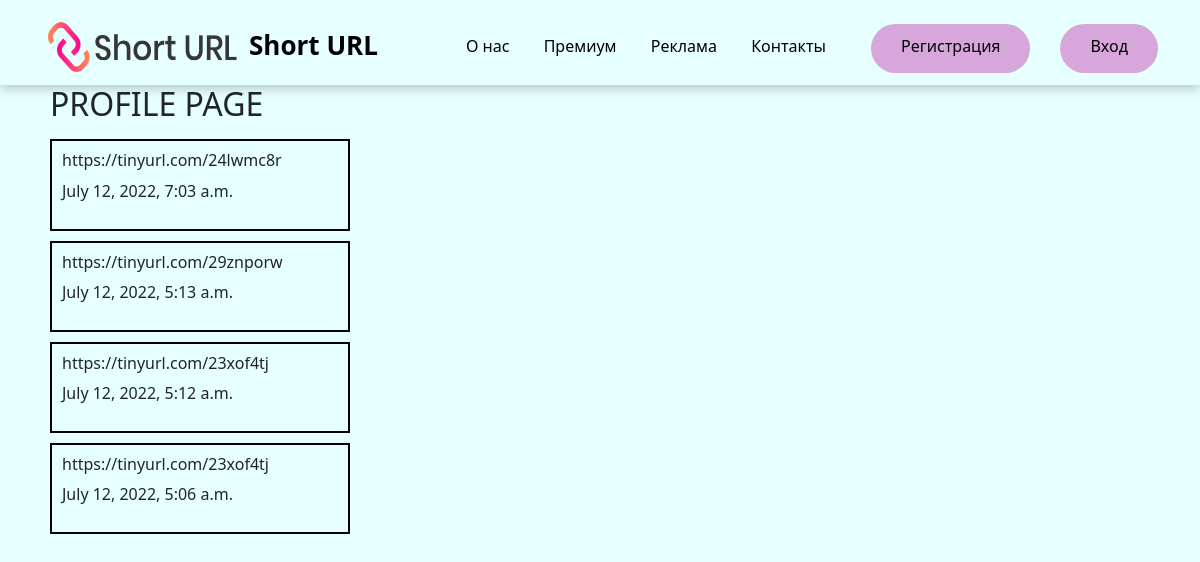
/profile/, run on the app's committed database.
### links/models.py (models this page shows)
class Links(models.Model):
    class Meta:
        verbose_name = 'Короткие ссылки'
        verbose_name_plural = 'Короткие ссылки'
        ordering = ['time_create']
    shortLink = models.TextField(max_length=100, validators=[URLValidator()])
    time_create = models.DateTimeField(auto_now_add=True, verbose_name="Время создания")
    user_name = models.CharField(max_length=50, verbose_name="Имя пользователя")

### main/views.py (the view)
# urls.py: path('profile/', profile_page, name='profile'),
def profile_page(request):
    record = Links.objects.filter(user_name__contains=request.user.username).order_by('-time_create')
    return render(request, 'main/profile.html', {'record': record})

### main/templates/main/profile.html (shortened to what this page needs)
{% extends 'main/template.html' %}
{% block content %}
      <h2 style="margin-left: 50px; ">PROFILE PAGE</h2></p>
    {% for r in record %}
        <li class="short">
            <h6> {{ r.shortLink }}</h6>
            <p> {{ r.time_create }}</p>
        </li>
    {% endfor %}
{% endblock %}

### main/templates/main/template.html (shortened to what this page needs)
{% load static %}
<!doctype html>
<html lang="ru">
<head>
    <link rel="stylesheet" href="https://cdn.jsdelivr.net/npm/bootstrap@5.1.3/dist/css/bootstrap.min.css">
    <link rel="stylesheet" href="{% static 'main/css/main.css' %}">
    <link rel="stylesheet" href="https://use.fontawesome.com/releases/v6.1.1/css/all.css">
</head>
<body>
    <nav class="navbar">
        <div class="container">
            <img src="{% static 'main/img/logo.png' %}" alt="Лого">
            <a href="{% url 'home' %}" class="navbar-brand">Short URL</a>
            <div class="navbar-wrap">
                <ul class="navbar-menu">
                    <li><a href="#">О нас</a></li>
                    <li><a href="#">Премиум</a></li>
                    <li><a href="#">Реклама</a></li>
                    <li><a href="#">Контакты</a></li>
                </ul>
                {% if request.user.is_authenticated %}
                    <a href="{% url 'profile' %}" class = "name"> {{ user.username }}</a> <a href="{% url 'logout' %}" class="logout"> Выйти </a>
                {% else %}
                    <a href="{% url 'register' %}" class="signup">Регистрация</a>
                    <a href="{% url 'login' %}" class="signin">Вход</a>
                {% endif %}
            </div>
        </div>
    </nav>
<main>
    {% block content %}
    {% endblock %}
</main>
</body>
</html>

### main/static/main/css/main.css (style rules this page uses)
body { background: #e6ffff; }
img { width: 200px; height: 70px; float: left; }
.navbar { width: 100%; height: 85px; box-shadow: 0 4px 10px rgba(0,0,0,.2); }
.navbar .container { height: inherit; display: flex; justify-content: space-between; align-items: center; margin-top: -5px; }
.navbar-menu { list-style-type: none; padding-left: 50px; margin-bottom: 0; }
.navbar-menu li { display: inline-block; }
.navbar-menu li a { display: inline-block; color: #000; text-decoration: none; padding: 15px; transition: all 0.1s ease-in; }
.navbar-wrap { display: flex; flex-flow: row nowrap; }
.navbar-brand { font-weight: 700; font-size: 26px; color: #000; }
.signup, .signin { margin-left: 30px; color: #000; text-decoration: none; padding: 10px 30px; margin-top: 5px; background-color: #d7a7db; border-radius: 100px; transition: all 0.1s ease-in-out; }
.short { margin-left: 50px; text-decoration: none; border: 2px solid #000; list-style-type: none; padding: 10px; margin-bottom: 10px; width: 300px; }

### data on the page
Links: shortLink "https://tinyurl.com/24lwmc8r", time_create "July 12, 2022, 7:03 a.m."
Links: shortLink "https://tinyurl.com/29znporw", time_create "July 12, 2022, 5:13 a.m."
Links: shortLink "https://tinyurl.com/23xof4tj", time_create "July 12, 2022, 5:12 a.m."
Links: shortLink "https://tinyurl.com/23xof4tj", time_create "July 12, 2022, 5:06 a.m."
